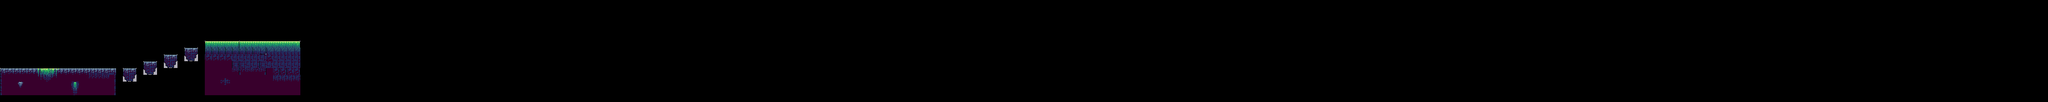

Tiled map render using the project's own tile images. Description and the map definition, with tile-layer contents summarised, below:
An orthogonal 300x15 tile map with 16x16 px tiles, 2 tile layers (Tile Layer 1, Tile Layer 2).

<map version="1.10" tiledversion="1.10.2" orientation="orthogonal" renderorder="right-down" width="300" height="15" tilewidth="16" tileheight="16" infinite="0" nextlayerid="4" nextobjectid="1">
 <tileset firstgid="1" source="level_1.tsx" />
 <objectgroup id="3" name="Object Layer 1" />
 <layer id="1" name="Tile Layer 1" width="300" height="15">
  <data>[4500 cells, 196 non-empty, 56 distinct tile ids]</data>
 </layer>
 <layer id="2" name="Tile Layer 2" width="300" height="15">
  <data>[4500 cells, 0 non-empty, 0 distinct tile ids]</data>
 </layer>
</map>
